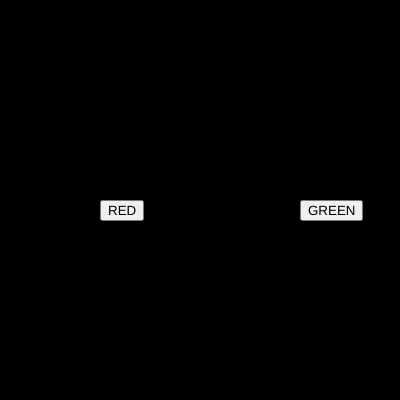
Frame 1 (no input)
Frame 60 (no input): identical to frame 1, image omitted
Frame 120 (the mouse pressed at the canvas centre since frame 60): identical to frame 1, image omitted

The p5.js sketch that drew this single still picture (run headless with seeded random() and noise() and a simulated clock; from frame 60 on, the mouse is pressed at the canvas centre):

// p5.js sketch
// ── sketch.js
var btn_red;
var btn_green;

var r = 0;
var g = 0;
var b = 0;

function setup() {
  createCanvas(400, 400);  
  btn_red=createButton("RED");
    btn_red.position(100,200);
    btn_red.mousePressed(turnred);

  btn_green=createButton("GREEN");
    btn_green.position(300,200);
    btn_green.mousePressed(turngreen);

}

function draw() {
  background(r,g,b);

  text(mouseX+" "+mouseY,mouseX,mouseY);
}

// Change Screen Color
function turnred(){
  r = 255
  g = 0
  b = 0
}

function turngreen(){
  r = 0
  g = 255
  b = 0
}
 
